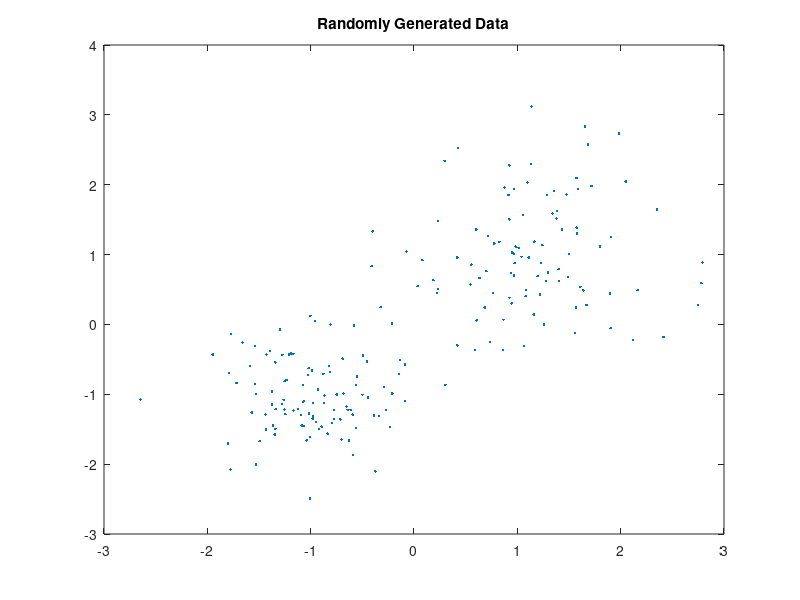
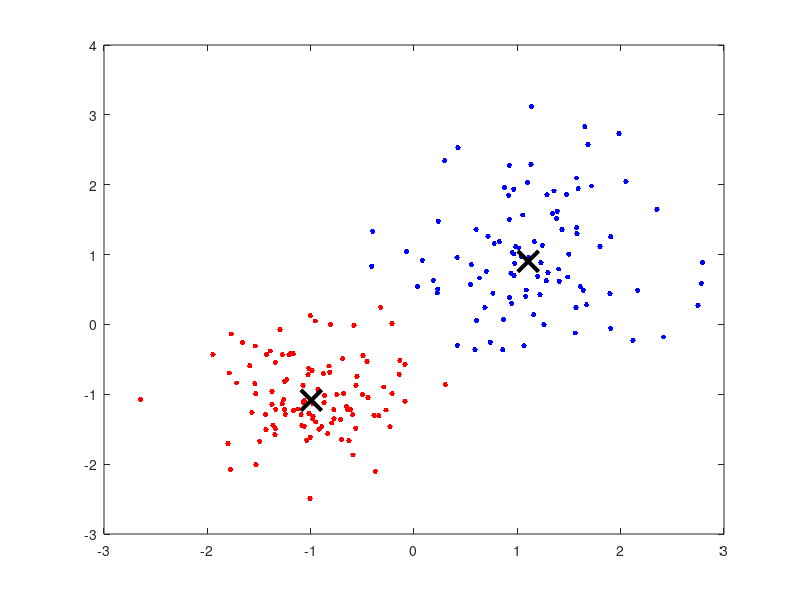

The MATLAB script that drew these images, in order: (Note: this script raises an error after producing the figures.)
rng default; % For reproducibility
X = [randn(100,2)*0.75+ones(100,2);
    randn(100,2)*0.5-ones(100,2)];

figure;
plot(X(:,1),X(:,2),'.');
title 'Randomly Generated Data';

opts = statset('Display','final');
[idx,C] = kmeans(X,2,'Distance','cityblock',...
    'Replicates',5,'Options',opts);

figure;
plot(X(idx==1,1),X(idx==1,2),'r.','MarkerSize',12)
hold on
plot(X(idx==2,1),X(idx==2,2),'b.','MarkerSize',12)
plot(C(:,1),C(:,2),'kx',...
     'MarkerSize',15,'LineWidth',3)
legend('Cluster 1','Cluster 2','Centroids',...
       'Location','NW')
title 'Cluster Assignments and Centroids'
hold off
